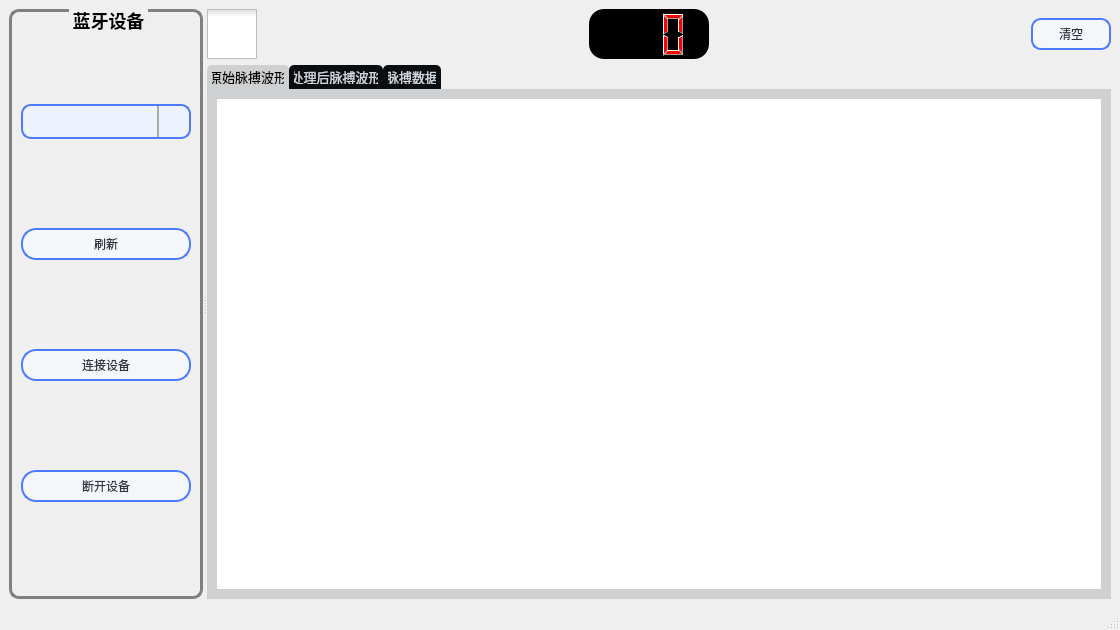
<?xml version="1.0" encoding="UTF-8"?>
<ui version="4.0">
 <class>MainWindow</class>
 <widget class="QMainWindow" name="MainWindow">
  <property name="geometry">
   <rect>
    <x>0</x>
    <y>0</y>
    <width>1120</width>
    <height>630</height>
   </rect>
  </property>
  <property name="windowTitle">
   <string>脉搏监测上位机</string>
  </property>
  <property name="styleSheet">
   <string notr="true"/>
  </property>
  <property name="toolButtonStyle">
   <enum>Qt::ToolButtonIconOnly</enum>
  </property>
  <widget class="QWidget" name="centralwidget">
   <layout class="QHBoxLayout" name="horizontalLayout_2">
    <item>
     <widget class="QSplitter" name="splitter">
      <property name="mouseTracking">
       <bool>false</bool>
      </property>
      <property name="orientation">
       <enum>Qt::Horizontal</enum>
      </property>
      <widget class="QGroupBox" name="groupBox">
       <property name="maximumSize">
        <size>
         <width>200</width>
         <height>16777215</height>
        </size>
       </property>
       <property name="mouseTracking">
        <bool>false</bool>
       </property>
       <property name="styleSheet">
        <string notr="true">QGroupBox
{
	border: 3px solid gray;
	border-radius:10px;
	margin-top:4ex;
	font-family:楷体;
	font:bold 18px;
 
} 
QGroupBox::title
{
	subcontrol-origin:margin;
	subcontrol-position:top center;
	padding:1px;
}
QGroupBox::enabled{
	border: 3px solid gray;
}
QGroupBox::!enabled {
	border: 1px solid gray;
}

QPushButton{
	font: 10pt &quot;微软雅黑&quot;;
    color: #2f3640;
    background-color: #f5f6fa;
   border-color:rgb(77, 123, 255);/*边框颜色*/
    border-radius: 15px;
    border-style: solid;
    border-width: 2px;
    padding: 5px;
}
QPushButton::hover{	
    color: #FFFFFF;
    background-color: #718093;
    border-color: #2f3640;
}

QPushButton::pressed,QPushButton::checked{
    color: #FFFFFF;
    background-color: qlineargradient(spread:pad, x1:0, y1:0, x2:0, y2:1, stop:0 #273c75, stop:1 #487eb0);
}
</string>
       </property>
       <property name="title">
        <string>蓝牙设备</string>
       </property>
       <property name="flat">
        <bool>false</bool>
       </property>
       <layout class="QVBoxLayout" name="verticalLayout">
        <item>
         <widget class="QComboBox" name="comboBox">
          <property name="minimumSize">
           <size>
            <width>0</width>
            <height>35</height>
           </size>
          </property>
          <property name="maximumSize">
           <size>
            <width>16777215</width>
            <height>16777215</height>
           </size>
          </property>
          <property name="mouseTracking">
           <bool>false</bool>
          </property>
          <property name="styleSheet">
           <string notr="true">/*QCombobox主体*/
QComboBox {
    border:2px solid #f3f3f3;/*设置线宽*/
	background-color: rgb(237, 242, 255);/*背景颜色*/
    border-radius: 10px;/*圆角*/
    padding: 1px 2px 1px 2px;  /*针对于组合框中的文本内容*/
	text-align:bottom;
    /*min-height: 5em;*/

	border-style:solid;/*边框为实线型*/
	border-width:2px;/*边框宽度*/
	border-color:rgb(77, 123, 255);/*边框颜色*/

	padding-left: 10px;/*左侧边距*/
}
/*QCombobox右侧按钮*/
QComboBox::drop-down {
    subcontrol-origin: padding;
    subcontrol-position: top right;/*放于右方顶部*/
    width: 30px;/*设置按钮范围宽度*/
    border-left-width: 2px;
    border-left-color: darkgray;
    border-left-style: solid;

    border-top-right-radius: 3px;/*设置边框圆角*/
    border-bottom-right-radius: 3px;
}
/*QCombobox右侧按钮的箭头图标*/
QComboBox::down-arrow {
	border-image: url(:/icon/down_list.png);/*自定义图片填充*/
	width: 10px;/*设置该图标的宽高*/
	height: 10px;
}


/* 下拉后，整个下拉窗体样式 */
QComboBox QAbstractItemView {
    border: 2px solid #f3f3f3;/*边框宽度、线形、颜色*/
	background-color: rgba(237, 242, 255, 1);/*背景颜色*/
    border-radius: 15px;/*圆角*/
    padding: 1px 2px 1px 2px;  /*针对于组合框中的文本内容*/
    min-width: 9em;   /*# 组合框的最小宽度*/
}

/* 下拉后，整个下拉窗体每项的样式 */
QComboBox QAbstractItemView::item {
	border-radius: 15px;/*圆角*/
    height: 30px;   /* 项的高度（设置pComboBox-&gt;setView(new QListView());后，该项才起作用） */
	background-color: rgb(237, 242, 255);

}

/*以下部分不知为何不生效，有待调试*/
/* 下拉后，整个下拉窗体越过每项的样式 */
QComboBox QAbstractItemView::item:hover {
    color: #FFFFF0;
       /* 整个下拉窗体越过每项的背景色 */
	background-color: rgb(98, 0, 255);
}

/* 下拉后，整个下拉窗体被选择的每项的样式 */
QComboBox QAbstractItemView::item:selected {
    color: #FFFFF0;
	background-color: rgb(0, 85, 200);
}
</string>
          </property>
          <property name="editable">
           <bool>false</bool>
          </property>
          <property name="frame">
           <bool>true</bool>
          </property>
         </widget>
        </item>
        <item>
         <widget class="QPushButton" name="btnFind">
          <property name="mouseTracking">
           <bool>true</bool>
          </property>
          <property name="text">
           <string>刷新</string>
          </property>
         </widget>
        </item>
        <item>
         <widget class="QPushButton" name="btnOpen">
          <property name="mouseTracking">
           <bool>true</bool>
          </property>
          <property name="text">
           <string>连接设备</string>
          </property>
         </widget>
        </item>
        <item>
         <widget class="QPushButton" name="btnClose">
          <property name="mouseTracking">
           <bool>true</bool>
          </property>
          <property name="text">
           <string>断开设备</string>
          </property>
         </widget>
        </item>
       </layout>
      </widget>
      <widget class="QWidget" name="layoutWidget">
       <property name="mouseTracking">
        <bool>false</bool>
       </property>
       <layout class="QVBoxLayout" name="verticalLayout_5">
        <item>
         <layout class="QHBoxLayout" name="horizontalLayout">
          <item>
           <widget class="QCheckBox" name="chkRe">
            <property name="minimumSize">
             <size>
              <width>60</width>
              <height>0</height>
             </size>
            </property>
            <property name="mouseTracking">
             <bool>false</bool>
            </property>
            <property name="styleSheet">
             <string notr="true">QCheckBox{
border-radius:10px;
}
QCheckBox::indicator {
	width: 50px;
    height: 50px;
	color: rgb(0, 0, 0);
}
QCheckBox::indicator:unchecked {
image: url(://icon/switch-OFF.png);
}
QCheckBox::indicator:checked {
image: url(://icon/switch-ON.png)
}</string>
            </property>
            <property name="text">
             <string/>
            </property>
            <property name="checked">
             <bool>false</bool>
            </property>
           </widget>
          </item>
          <item>
           <spacer name="horizontalSpacer">
            <property name="mouseTracking">
             <bool>false</bool>
            </property>
            <property name="orientation">
             <enum>Qt::Horizontal</enum>
            </property>
            <property name="sizeHint" stdset="0">
             <size>
              <width>40</width>
              <height>20</height>
             </size>
            </property>
           </spacer>
          </item>
          <item>
           <widget class="QLCDNumber" name="lcdNumber">
            <property name="minimumSize">
             <size>
              <width>120</width>
              <height>0</height>
             </size>
            </property>
            <property name="maximumSize">
             <size>
              <width>210</width>
              <height>16777215</height>
             </size>
            </property>
            <property name="mouseTracking">
             <bool>false</bool>
            </property>
            <property name="styleSheet">
             <string notr="true">color: rgb(255, 0, 0);
background-color: rgb(0, 0, 0);
border-radius:15px;</string>
            </property>
            <property name="digitCount">
             <number>3</number>
            </property>
           </widget>
          </item>
          <item>
           <spacer name="horizontalSpacer_3">
            <property name="mouseTracking">
             <bool>false</bool>
            </property>
            <property name="orientation">
             <enum>Qt::Horizontal</enum>
            </property>
            <property name="sizeHint" stdset="0">
             <size>
              <width>40</width>
              <height>20</height>
             </size>
            </property>
           </spacer>
          </item>
          <item>
           <widget class="QPushButton" name="btnClear">
            <property name="minimumSize">
             <size>
              <width>80</width>
              <height>0</height>
             </size>
            </property>
            <property name="mouseTracking">
             <bool>true</bool>
            </property>
            <property name="styleSheet">
             <string notr="true">QPushButton{
	font: 10pt &quot;微软雅黑&quot;;
    color: #2f3640;
    background-color: #f5f6fa;
   border-color:rgb(77, 123, 255);/*边框颜色*/
    border-radius: 10px;
    border-style: solid;
    border-width: 2px;
    padding: 5px;
}
QPushButton::hover{	
    color: #FFFFFF;
    background-color: #718093;
    border-color: #2f3640;
}

QPushButton::pressed,QPushButton::checked{
    color: #FFFFFF;
    background-color: qlineargradient(spread:pad, x1:0, y1:0, x2:0, y2:1, stop:0 #273c75, stop:1 #487eb0);
}</string>
            </property>
            <property name="text">
             <string>清空</string>
            </property>
           </widget>
          </item>
         </layout>
        </item>
        <item>
         <widget class="QTabWidget" name="tabWidget">
          <property name="minimumSize">
           <size>
            <width>0</width>
            <height>500</height>
           </size>
          </property>
          <property name="maximumSize">
           <size>
            <width>16777215</width>
            <height>16777215</height>
           </size>
          </property>
          <property name="mouseTracking">
           <bool>false</bool>
          </property>
          <property name="styleSheet">
           <string notr="true">/*设置TabWidget中tab_1的样式*/
#tab.QWidget{
	background-color: rgba(108, 117, 125, 65);
}
 
/*设置TabWidget中tab_2的样式*/
#tab_2.QWidget{
	background-color: rgba(108, 117, 125, 65);
}
/*设置TabWidget中tab_2的样式*/
#tab_3.QWidget{
	background-color: rgba(108, 117, 125, 65);
}
 
/*设置TabWidget中QTabBar的样式*/
QTabBar::tab{
    background-color: #0B0E11;
	font-family:Consolas;    /*设置tab中的文本的字体*/
	font-size:10pt;
	color:#ced4da;    /*设置tab中的文本的颜色*/

	border-top-left-radius: 5px;    /*设置tab的边框的圆角（左上圆角）*/
	border-top-right-radius: 5px;    /*设置tab的边框的圆角（右上圆角）*/
	min-width: 8px;
	padding: 5px;
}
 
/*设置TabWidget中QTabBar的tab被选中时的样式*/
QTabBar::tab:selected{
    background-color: rgba(108, 117, 125, 65);
	color: rgb(0, 0, 0);
}
 
/*设置TabWidget中鼠标悬浮在QTabBar的tab上，但未选中该Tab的样式*/
QTabBar::tab:hover:!selected {
    background-color: rgba(108, 117, 125, 45);
}
 
/*设置TabWidget的边框的样式*/
QTabWidget::pane {
    border: 1px solid rgba(108, 117, 125, 65);
}
 
</string>
          </property>
          <property name="currentIndex">
           <number>0</number>
          </property>
          <widget class="QWidget" name="tab_2">
           <attribute name="title">
            <string>原始脉搏波形</string>
           </attribute>
           <layout class="QVBoxLayout" name="verticalLayout_2">
            <item>
             <widget class="PWChartView" name="chartViewO">
              <property name="mouseTracking">
               <bool>false</bool>
              </property>
              <property name="frameShape">
               <enum>QFrame::NoFrame</enum>
              </property>
              <property name="frameShadow">
               <enum>QFrame::Plain</enum>
              </property>
              <property name="renderHints">
               <set>QPainter::Antialiasing</set>
              </property>
              <property name="dragMode">
               <enum>QGraphicsView::ScrollHandDrag</enum>
              </property>
              <property name="viewportUpdateMode">
               <enum>QGraphicsView::FullViewportUpdate</enum>
              </property>
             </widget>
            </item>
           </layout>
          </widget>
          <widget class="QWidget" name="tab">
           <attribute name="title">
            <string>处理后脉搏波形</string>
           </attribute>
           <layout class="QVBoxLayout" name="verticalLayout_4">
            <property name="leftMargin">
             <number>0</number>
            </property>
            <property name="topMargin">
             <number>0</number>
            </property>
            <property name="rightMargin">
             <number>0</number>
            </property>
            <property name="bottomMargin">
             <number>0</number>
            </property>
            <item>
             <widget class="QGroupBox" name="gboxChartView">
              <property name="mouseTracking">
               <bool>false</bool>
              </property>
              <property name="title">
               <string/>
              </property>
              <layout class="QHBoxLayout" name="horizontalLayout_3">
               <item>
                <widget class="PWChartView" name="chartView3">
                 <property name="mouseTracking">
                  <bool>false</bool>
                 </property>
                 <property name="frameShape">
                  <enum>QFrame::NoFrame</enum>
                 </property>
                 <property name="renderHints">
                  <set>QPainter::Antialiasing</set>
                 </property>
                 <property name="dragMode">
                  <enum>QGraphicsView::ScrollHandDrag</enum>
                 </property>
                 <property name="viewportUpdateMode">
                  <enum>QGraphicsView::FullViewportUpdate</enum>
                 </property>
                </widget>
               </item>
              </layout>
             </widget>
            </item>
           </layout>
          </widget>
          <widget class="QWidget" name="tab_3">
           <attribute name="title">
            <string>脉搏数据</string>
           </attribute>
           <layout class="QHBoxLayout" name="horizontalLayout_4">
            <item>
             <widget class="QTextEdit" name="dataEdit">
              <property name="mouseTracking">
               <bool>false</bool>
              </property>
              <property name="frameShape">
               <enum>QFrame::StyledPanel</enum>
              </property>
              <property name="frameShadow">
               <enum>QFrame::Sunken</enum>
              </property>
              <property name="autoFormatting">
               <set>QTextEdit::AutoNone</set>
              </property>
             </widget>
            </item>
            <item>
             <widget class="QTextEdit" name="dataEdit_2">
              <property name="mouseTracking">
               <bool>false</bool>
              </property>
              <property name="frameShape">
               <enum>QFrame::StyledPanel</enum>
              </property>
              <property name="frameShadow">
               <enum>QFrame::Sunken</enum>
              </property>
              <property name="autoFormatting">
               <set>QTextEdit::AutoNone</set>
              </property>
             </widget>
            </item>
           </layout>
          </widget>
         </widget>
        </item>
       </layout>
      </widget>
     </widget>
    </item>
   </layout>
  </widget>
  <widget class="QStatusBar" name="statusBar"/>
 </widget>
 <customwidgets>
  <customwidget>
   <class>PWChartView</class>
   <extends>QGraphicsView</extends>
   <header>pwchartview.h</header>
  </customwidget>
 </customwidgets>
 <resources/>
 <connections/>
</ui>
